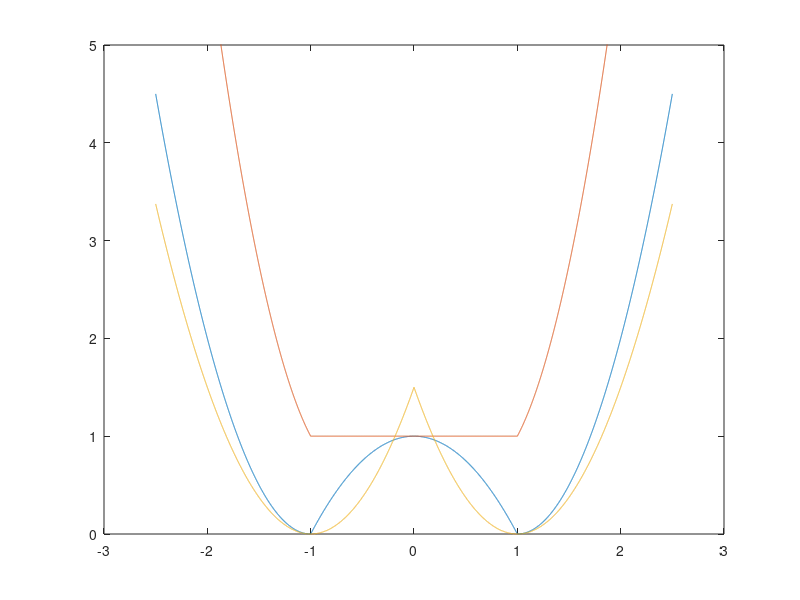

Recreate this plot in MATLAB.
close all;clc; clear;

%Just a simple weakly convex function

start        = 2.5;
x            = linspace(-start,start,10000);
Interval1    = (x>=-1) & (x<=1);
Interval2    = x>=1;
Interval3    = x<=-1;

%Weakly convex function
f            = zeros(1,length(x));
f(Interval1) = -(x(Interval1)).^2+1;
f(Interval2) = 2*(x(Interval2)-1).^2;
f(Interval3) = 2*(x(Interval3)+1).^2;

plot(x,f)
hold on

%f + x^2 becomes convex
g = f + 1*x.^2;
plot(x,g);


%Distance square to the solution set
Dist2     = zeros(1,length(x));
I1        = x<=0;
I2        = x>=0;
Dist2(I1) = 1.5*(x(I1)+1).^2;
Dist2(I2) = 1.5*(x(I2)-1).^2;
plot(x,Dist2);
ylim([0,5]);